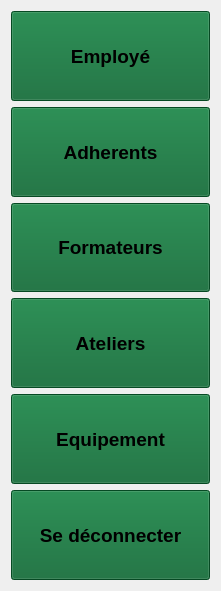
   <widget class="QWidget" name="verticalLayoutWidget">
    <property name="geometry">
     <rect>
      <x>0</x>
      <y>50</y>
      <width>221</width>
      <height>591</height>
     </rect>
    </property>
    <layout class="QVBoxLayout" name="verticalLayout_2">
     <item>
      <widget class="QPushButton" name="pushButton_18">
       <property name="maximumSize">
        <size>
         <width>16777215</width>
         <height>105</height>
        </size>
       </property>
       <property name="font">
        <font>
         <pointsize>14</pointsize>
         <bold>true</bold>
        </font>
       </property>
       <property name="styleSheet">
        <string notr="true">background-color: rgb(9, 102, 49);</string>
       </property>
       <property name="text">
        <string>Employé</string>
       </property>
      </widget>
     </item>
     <item>
      <widget class="QPushButton" name="pushButton_19">
       <property name="maximumSize">
        <size>
         <width>16777215</width>
         <height>105</height>
        </size>
       </property>
       <property name="font">
        <font>
         <pointsize>14</pointsize>
         <bold>true</bold>
        </font>
       </property>
       <property name="styleSheet">
        <string notr="true">background-color: rgb(9, 102, 49);</string>
       </property>
       <property name="text">
        <string>Adherents</string>
       </property>
      </widget>
     </item>
     <item>
      <widget class="QPushButton" name="pushButton_20">
       <property name="maximumSize">
        <size>
         <width>16777215</width>
         <height>105</height>
        </size>
       </property>
       <property name="font">
        <font>
         <pointsize>14</pointsize>
         <bold>true</bold>
        </font>
       </property>
       <property name="styleSheet">
        <string notr="true">background-color: rgb(9, 102, 49);</string>
       </property>
       <property name="text">
        <string>Formateurs</string>
       </property>
      </widget>
     </item>
     <item>
      <widget class="QPushButton" name="pushButton_21">
       <property name="maximumSize">
        <size>
         <width>16777215</width>
         <height>105</height>
        </size>
       </property>
       <property name="font">
        <font>
         <pointsize>14</pointsize>
         <bold>true</bold>
        </font>
       </property>
       <property name="styleSheet">
        <string notr="true">background-color: rgb(9, 102, 49);</string>
       </property>
       <property name="text">
        <string>Ateliers</string>
       </property>
      </widget>
     </item>
     <item>
      <widget class="QPushButton" name="pushButton_2">
       <property name="maximumSize">
        <size>
         <width>16777215</width>
         <height>90</height>
        </size>
       </property>
       <property name="font">
        <font>
         <pointsize>14</pointsize>
         <bold>true</bold>
        </font>
       </property>
       <property name="styleSheet">
        <string notr="true">background-color: rgb(9, 102, 49);</string>
       </property>
       <property name="text">
        <string>Equipement</string>
       </property>
      </widget>
     </item>
     <item>
      <widget class="QPushButton" name="pushButton_22">
       <property name="maximumSize">
        <size>
         <width>16777215</width>
         <height>90</height>
        </size>
       </property>
       <property name="font">
        <font>
         <pointsize>14</pointsize>
         <bold>true</bold>
        </font>
       </property>
       <property name="styleSheet">
        <string notr="true">background-color: rgb(9, 102, 49);</string>
       </property>
       <property name="text">
        <string>Se déconnecter</string>
       </property>
      </widget>
     </item>
    </layout>
   </widget>
